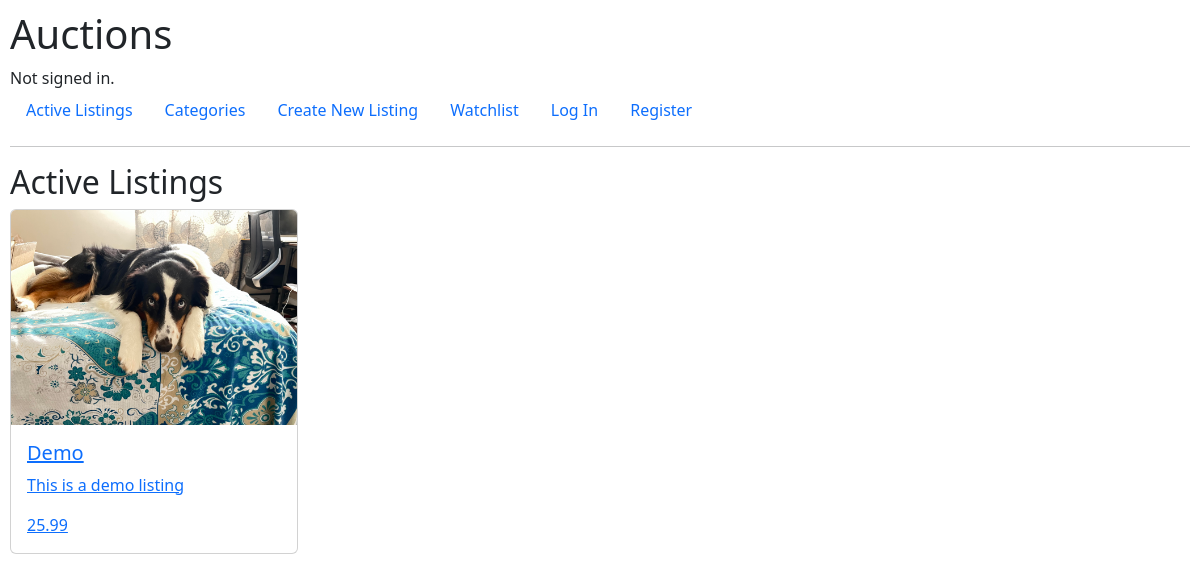
The app's page /, older data.
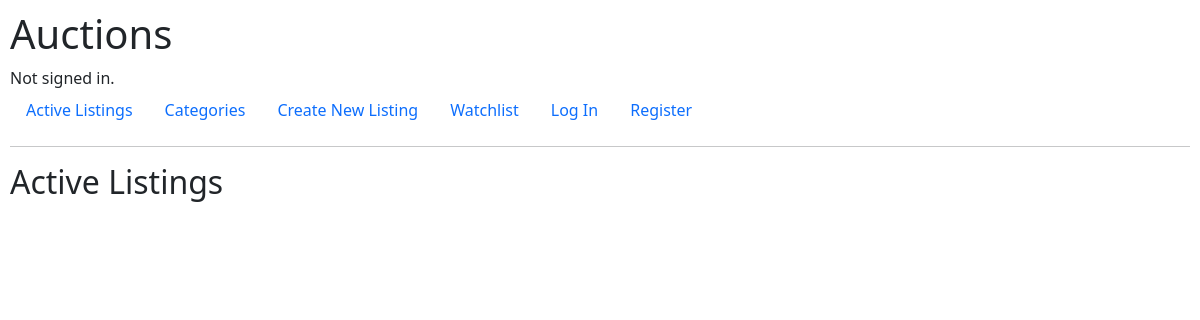
The same page, newer data.
### auctions/models.py (models this page shows)
class Auction(models.Model):
    title = models.CharField(max_length=64)
    img = models.ImageField(upload_to='uploads/', default="uploads/No_image_available.svg.png")
    discription = models.CharField(max_length=200, null="False")
    price = models.DecimalField(max_digits=19,decimal_places=2, null="False", validators=[MinValueValidator(limit_value=1)])
    user_post = models.ForeignKey(User, on_delete=models.CASCADE,related_name="user", default="1")

### auctions/views.py (the view)
# urls.py: path("", views.index, name="index"),
def index(request):
    return render(request, "auctions/index.html", {"auctions":Auction.objects.all()})

### auctions/templates/auctions/index.html (shortened to what this page needs)
{% extends "auctions/layout.html" %}
{% block body %}
    <h2>Active Listings</h2>
    {% for auction in auctions %}
    <a href="{% url 'listing' auction.id %}" class="card" style="width: 18rem;" >
        {% if auction.img %}
        <img src="{{auction.img.url}}" class="card-img-top" alt="">
        {% endif %}
        <div class="card-body">
          <h5 class="card-title">{{auction.title}}</h5>
          <p class="card-text">{{auction.discription}}</p>
          <p class="card-text">{{auction.price}}</p>
        </div>
    {% endfor %}
{% endblock %}

Row changes from the older to the newer data that the page shows:
removed Auction: img (picture), title "Demo", discription "This is a demo listing", price "25.99"
